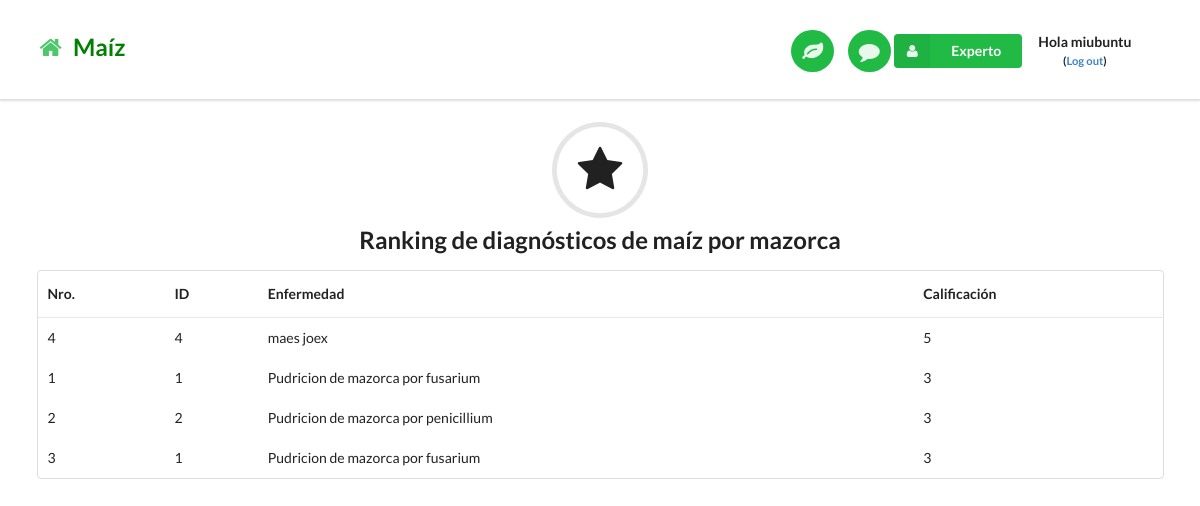
The app's page /reportecalificacionmaizmaes/ (signed in) with its own data.
### miapp/models.py (models this page shows, shortened)
class Reviewmaes(models.Model):
    enfermedadName = models.CharField(max_length=50)
    enfermedadId = models.IntegerField()
    comment = models.TextField()
    reviewer = models.CharField(max_length=50)
    stars = models.IntegerField()
    createdTime =  models.DateField(auto_now=True, auto_now_add=False)

### miapp/views.py (the view)
# urls.py: url(r'^reportecalificacionmaizmaes/$', views.reportecalificacionmaizmaesPage, name='reportecalificacionmaizmaesPage'),
@login_required
def reportecalificacionmaizmaesPage(request):
    reviewmaiz = Reviewmaes.objects.order_by('-stars')
    return render(request, 'reportecalificacionmaizmaes.html', {'reviewmaiz':reviewmaiz})

### templates/reportecalificacionmaizmaes.html
{% extends "base.html" %}
{% load staticfiles %}
{% block content %}
<h2 class="ui center aligned icon header">
  <i class="circular star icon"></i>
  Ranking de diagnósticos de maíz por mazorca
</h2>
<div class="ui container">
<table class="ui basic table">
  <thead>
    <tr>
      <th>Nro.</th>
      <th>ID</th>
      <th>Enfermedad</th>
      <th>Calificación</th>
    </tr>
  </thead>
  {% for reviewmaiz in reviewmaiz %}
  <tbody>
    <tr>
      <td>{{ reviewmaiz.id }}</td>
      <td>{{ reviewmaiz.enfermedadId }}</td>
      <td>{{ reviewmaiz.enfermedadName }}</td>
      <td>{{ reviewmaiz.stars }}</td>
    </tr>
  </tbody>
  {% endfor %}
</table>
</div>
<br>
{% endblock %}

### templates/base.html (shortened to what this page needs)
{% load staticfiles %}
<!DOCTYPE html>
<html lang="en">
<head>
  <link rel="stylesheet" href="{% static "css/bootstrap2.min.css" %}"/>
  <link rel="stylesheet" href="{% static "css/utilbase.css" %}"/>
</head>
<body>
  {% block nav-bar %}
    <div class="ui top fixed menu borderless main nav-bar">
      <div class="ui container">
        <br> <h2><a href="/"><i class="green home icon link"></i>  <span style="color:green"> Maíz</span></a></h2>
        <div class="right item">
          <a id="preference-link" href="/analisis"><button class="circular ui icon green button nav-button"> <i class="large leaf icon link"></i> </button></a>
          <a href="/comentariouser"><button class="circular ui icon green button nav-button"> <i class="large comment icon link"></i> </button></a>
{% if user.is_authenticated %}
<div class="ui floating labeled icon dropdown green button">
          <i class="user icon"></i>
          <span class="text">Experto</span>
        </div>
{% if user.is_authenticated %}
    <div class="item">
        <p class="top-menu" style="text-align:center;"> <b> Hola {{ user.username }} <br> <small>(<a href="{% url 'logout' %}">Log out</a>)</small> </b> </p>
    </div>
{% endif %}
{% endif %}
        </div>
      </div>
    </div>
<br>
  {% endblock %}
  {% block content %}
  {% endblock %}
</body>
</html>

### static/css/utilbase.css (style rules this page uses)
body { padding-top: 74px; }
.nav-bar { padding-top: 7px; padding-bottom: 4px; }
.nav-button { margin-left: 10px !important; }

### records on screen
Reviewmaes: id "4", enfermedadId "4", enfermedadName "maes joex", stars "5"
Reviewmaes: id "1", enfermedadId "1", enfermedadName "Pudricion de mazorca por fusarium", stars "3"
Reviewmaes: id "2", enfermedadId "2", enfermedadName "Pudricion de mazorca por penicillium", stars "3"
Reviewmaes: id "3", enfermedadId "1", enfermedadName "Pudricion de mazorca por fusarium", stars "3"

### other values on screen
{{ user.username }} "miubuntu"
